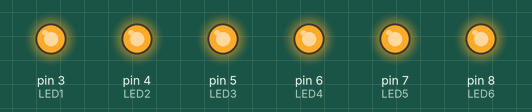
This sketch was run on a simulated Arduino Uno, built with avr-gcc and run on an emulated ATmega328P. Shown: output pins drawn as LEDs (lit = HIGH).

Above: at 0.3 s.
At 8.06 s:
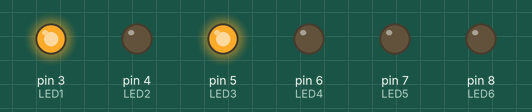
At 8.46 s:
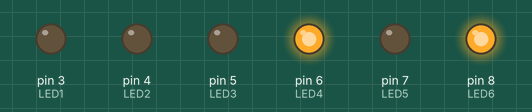
At 8.86 s:
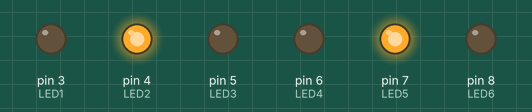
At 9.32 s:
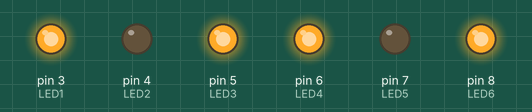
At 11.5 s:
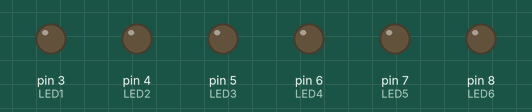
Timing chart, 0 to 12.3 s (numbered marks = the images above):
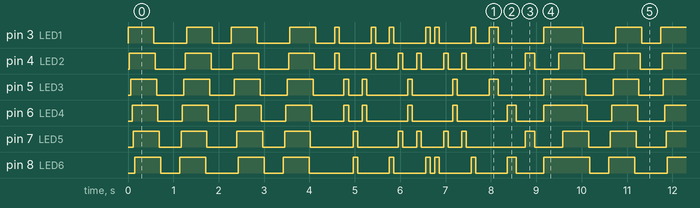

The sketch:

running-led-1.ino
```cpp
// variables
int LED1 = 3;
int LED2 = 4;
int LED3 = 5;
int LED4 = 6;
int LED5 = 7;
int LED6 = 8;
int DELAY_LED = 30;
int DELAY_RUN = 100;
int DELAY_ZIGZAG = 200;
int DELAY_LED1 = 300;

// functions
void setup()
{
  pinMode(LED1, OUTPUT);
  pinMode(LED2, OUTPUT);
  pinMode(LED3, OUTPUT);
  pinMode(LED4, OUTPUT);
  pinMode(LED5, OUTPUT);
  pinMode(LED6, OUTPUT);
}

void loop()
{
  digitalWrite(LED1, HIGH);
  delay(DELAY_LED);
  digitalWrite(LED2, HIGH);
  delay(DELAY_LED);
  digitalWrite(LED3, HIGH);
  delay(DELAY_LED);
  digitalWrite(LED4,HIGH);
  delay(DELAY_LED);
  digitalWrite(LED5,HIGH);
  delay(DELAY_LED);
  digitalWrite(LED6,HIGH);
  delay(DELAY_LED);
  digitalWrite(LED5,HIGH);
  delay(DELAY_LED);
  digitalWrite(LED4,HIGH);
  delay(DELAY_LED);
  digitalWrite(LED3,HIGH);
  delay(DELAY_LED);
  digitalWrite(LED2,HIGH);
  delay(DELAY_LED1);
  digitalWrite(LED1,LOW);
  delay(DELAY_LED);
  digitalWrite(LED2,LOW);
  delay(DELAY_LED);
  digitalWrite(LED3,LOW);
  delay(DELAY_LED);
  digitalWrite(LED4,LOW);
  delay(DELAY_LED);
  digitalWrite(LED5,LOW);
  delay(DELAY_LED);
  digitalWrite(LED6,LOW);
  delay(DELAY_LED);
  digitalWrite(LED5,LOW);
  delay(DELAY_LED);
  digitalWrite(LED4,LOW);
  delay(DELAY_LED);
  digitalWrite(LED3,LOW);
  delay(DELAY_LED);
  digitalWrite(LED2,LOW);
  delay(DELAY_LED1);
  digitalWrite(LED6, HIGH);
  delay(DELAY_LED);
  digitalWrite(LED5, HIGH);
  delay(DELAY_LED);
  digitalWrite(LED4, HIGH);
  delay(DELAY_LED);
  digitalWrite(LED3,HIGH);
  delay(DELAY_LED);
  digitalWrite(LED2,HIGH);
  delay(DELAY_LED);
  digitalWrite(LED1,HIGH);
  delay(DELAY_LED);
  digitalWrite(LED2,HIGH);
  delay(DELAY_LED);
  digitalWrite(LED3,HIGH);
  delay(DELAY_LED);
  digitalWrite(LED4,HIGH);
  delay(DELAY_LED);
  digitalWrite(LED5,HIGH);
  delay(DELAY_LED1);
  digitalWrite(LED6,LOW);
  delay(DELAY_LED);
  digitalWrite(LED5,LOW);
  delay(DELAY_LED);
  digitalWrite(LED4,LOW);
  delay(DELAY_LED);
  digitalWrite(LED3,LOW);
  delay(DELAY_LED);
  digitalWrite(LED2,LOW);
  delay(DELAY_LED);
  digitalWrite(LED1,LOW);
  delay(DELAY_LED);
  digitalWrite(LED2,LOW);
  delay(DELAY_LED);
  digitalWrite(LED3,LOW);
  delay(DELAY_LED);
  digitalWrite(LED4,LOW);
  delay(DELAY_LED);
  digitalWrite(LED5,LOW);
  delay(DELAY_LED1);
  digitalWrite(LED1, HIGH);
  delay(DELAY_LED);
  digitalWrite(LED2, HIGH);
  delay(DELAY_LED);
  digitalWrite(LED3, HIGH);
  delay(DELAY_LED);
  digitalWrite(LED4,HIGH);
  delay(DELAY_LED);
  digitalWrite(LED5,HIGH);
  delay(DELAY_LED);
  digitalWrite(LED6,HIGH);
  delay(DELAY_LED);
  digitalWrite(LED5,HIGH);
  delay(DELAY_LED);
  digitalWrite(LED4,HIGH);
  delay(DELAY_LED);
  digitalWrite(LED3,HIGH);
  delay(DELAY_LED);
  digitalWrite(LED2,HIGH);
  delay(DELAY_LED1);
  digitalWrite(LED1,LOW);
  delay(DELAY_LED);
  digitalWrite(LED2,LOW);
  delay(DELAY_LED);
  digitalWrite(LED3,LOW);
  delay(DELAY_LED);
  digitalWrite(LED4,LOW);
  delay(DELAY_LED);
  digitalWrite(LED5,LOW);
  delay(DELAY_LED);
  digitalWrite(LED6,LOW);
  delay(DELAY_LED);
  digitalWrite(LED5,LOW);
  delay(DELAY_LED);
  digitalWrite(LED4,LOW);
  delay(DELAY_LED);
  digitalWrite(LED3,LOW);
  delay(DELAY_LED);
  digitalWrite(LED2,LOW);
  delay(DELAY_LED1);
  digitalWrite(LED6, HIGH);
  delay(DELAY_LED);
  digitalWrite(LED5, HIGH);
  delay(DELAY_LED);
  digitalWrite(LED4, HIGH);
  delay(DELAY_LED);
  digitalWrite(LED3,HIGH);
  delay(DELAY_LED);
  digitalWrite(LED2,HIGH);
  delay(DELAY_LED);
  digitalWrite(LED1,HIGH);
  delay(DELAY_LED);
  digitalWrite(LED2,HIGH);
  delay(DELAY_LED);
  digitalWrite(LED3,HIGH);
  delay(DELAY_LED);
  digitalWrite(LED4,HIGH);
  delay(DELAY_LED);
  digitalWrite(LED5,HIGH);
  delay(DELAY_LED1);
  digitalWrite(LED6,LOW);
  delay(DELAY_LED);
  digitalWrite(LED5,LOW);
  delay(DELAY_LED);
  digitalWrite(LED4,LOW);
  delay(DELAY_LED);
  digitalWrite(LED3,LOW);
  delay(DELAY_LED);
  digitalWrite(LED2,LOW);
  delay(DELAY_LED);
  digitalWrite(LED1,LOW);
  delay(DELAY_LED);
  digitalWrite(LED2,LOW);
  delay(DELAY_LED);
  digitalWrite(LED3,LOW);
  delay(DELAY_LED);
  digitalWrite(LED4,LOW);
  delay(DELAY_LED);
  digitalWrite(LED5,LOW);
  delay(DELAY_LED1);
  digitalWrite(LED1,HIGH);
  digitalWrite(LED2,HIGH);
  delay(DELAY_RUN);
  digitalWrite(LED1,LOW);
  digitalWrite(LED2,LOW);
  delay(DELAY_RUN);
  digitalWrite(LED3,HIGH);
  digitalWrite(LED4,HIGH);
  delay(DELAY_RUN);
  digitalWrite(LED3,LOW);
  digitalWrite(LED4,LOW);
  delay(DELAY_RUN);
  digitalWrite(LED5,HIGH);
  digitalWrite(LED6,HIGH);
  delay(DELAY_RUN);
  digitalWrite(LED5,LOW);
  digitalWrite(LED6,LOW);
  delay(DELAY_RUN);
  digitalWrite(LED4,HIGH);
  digitalWrite(LED3,HIGH);
  delay(DELAY_RUN);
  digitalWrite(LED4,LOW);
  digitalWrite(LED3,LOW);
  delay(DELAY_RUN);
  digitalWrite(LED2,HIGH);
  digitalWrite(LED1,HIGH);
  delay(DELAY_RUN);
  digitalWrite(LED2,LOW);
  digitalWrite(LED1,LOW);
  delay(DELAY_LED1);
  digitalWrite(LED1,HIGH);
  digitalWrite(LED6,HIGH);
  delay(DELAY_RUN);
  digitalWrite(LED1,LOW);
  digitalWrite(LED6,LOW);
  delay(DELAY_RUN);
  digitalWrite(LED2,HIGH);
  digitalWrite(LED5,HIGH);
  delay(DELAY_RUN);
  digitalWrite(LED2,LOW);
  digitalWrite(LED5,LOW);
  delay(DELAY_RUN);
  digitalWrite(LED3,HIGH);
  digitalWrite(LED4,HIGH);
  delay(DELAY_RUN);
  digitalWrite(LED3,LOW);
  digitalWrite(LED4,LOW);
  delay(DELAY_RUN);
  digitalWrite(LED2,HIGH);
  digitalWrite(LED5,HIGH);
  delay(DELAY_RUN);
  digitalWrite(LED2,LOW);
  digitalWrite(LED5,LOW);
  delay(DELAY_RUN);
  digitalWrite(LED1,HIGH);
  digitalWrite(LED6,HIGH);
  delay(DELAY_RUN);
  digitalWrite(LED1,LOW);
  digitalWrite(LED6,LOW);
  delay(DELAY_RUN);
    digitalWrite(LED1,HIGH);
  digitalWrite(LED6,HIGH);
  delay(DELAY_RUN);
  digitalWrite(LED1,LOW);
  digitalWrite(LED6,LOW);
  delay(DELAY_RUN);
  digitalWrite(LED2,HIGH);
  digitalWrite(LED5,HIGH);
  delay(DELAY_RUN);
  digitalWrite(LED2,LOW);
  digitalWrite(LED5,LOW);
  delay(DELAY_RUN);
  digitalWrite(LED3,HIGH);
  digitalWrite(LED4,HIGH);
  delay(DELAY_RUN);
  digitalWrite(LED3,LOW);
  digitalWrite(LED4,LOW);
  delay(DELAY_RUN);
  digitalWrite(LED2,HIGH);
  digitalWrite(LED5,HIGH);
  delay(DELAY_RUN);
  digitalWrite(LED2,LOW);
  digitalWrite(LED5,LOW);
  delay(DELAY_RUN);
  digitalWrite(LED1,HIGH);
  digitalWrite(LED6,HIGH);
  delay(DELAY_RUN);
  digitalWrite(LED1,LOW);
  digitalWrite(LED6,LOW);
  delay(DELAY_LED1);
  digitalWrite(LED1,HIGH);
  digitalWrite(LED3,HIGH);
  delay(DELAY_ZIGZAG);
  digitalWrite(LED1,LOW);
  digitalWrite(LED3,LOW);
  delay(DELAY_ZIGZAG);
  digitalWrite(LED4,HIGH);
  digitalWrite(LED6,HIGH);
  delay(DELAY_ZIGZAG);
  digitalWrite(LED4,LOW);
  digitalWrite(LED6,LOW);
  delay(DELAY_ZIGZAG);
  digitalWrite(LED2,HIGH);
  digitalWrite(LED5,HIGH);
  delay(DELAY_ZIGZAG);
  digitalWrite(LED2,LOW);
  digitalWrite(LED5,LOW);
  delay(DELAY_ZIGZAG);
  digitalWrite(LED1,HIGH);
  digitalWrite(LED3,HIGH);
  digitalWrite(LED4,HIGH);
  digitalWrite(LED6,HIGH);
  delay(DELAY_LED1);
}
```

Measured:
- by itself, pin 3 (LED1), pin 4 (LED2): moves between LOW and HIGH, repeating every 9.5 s
- by itself, pin 5 (LED3): repeats every 9.5 s: LOW 0.60 s, HIGH 0.57 s, LOW 0.54 s, HIGH 0.57 s, LOW 0.60 s, HIGH 0.57 s, LOW 0.68 s, HIGH 0.10 s, LOW 0.30 s, 2 × (HIGH 0.10 s, LOW 0.90 s), HIGH 0.10 s, LOW 0.70 s, HIGH 0.20 s, LOW 1.0 s, HIGH 0.93 s
- by itself, pin 6 (LED4): repeats every 9.5 s: LOW 0.54 s, HIGH 0.57 s, LOW 0.60 s, HIGH 0.57 s, LOW 0.54 s, HIGH 0.57 s, LOW 0.71 s, HIGH 0.10 s, LOW 0.30 s, 2 × (HIGH 0.10 s, LOW 0.90 s), HIGH 0.10 s, LOW 1.1 s, HIGH 0.20 s, LOW 0.60 s, HIGH 0.96 s
